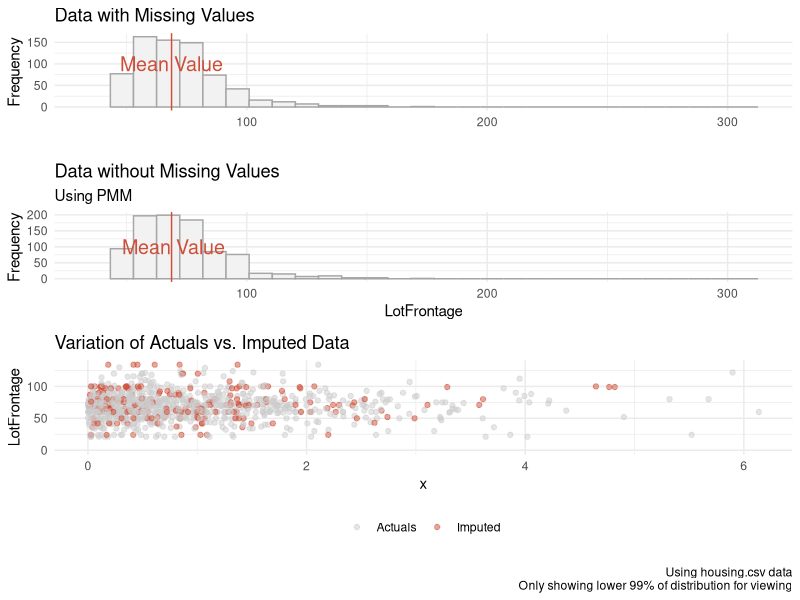
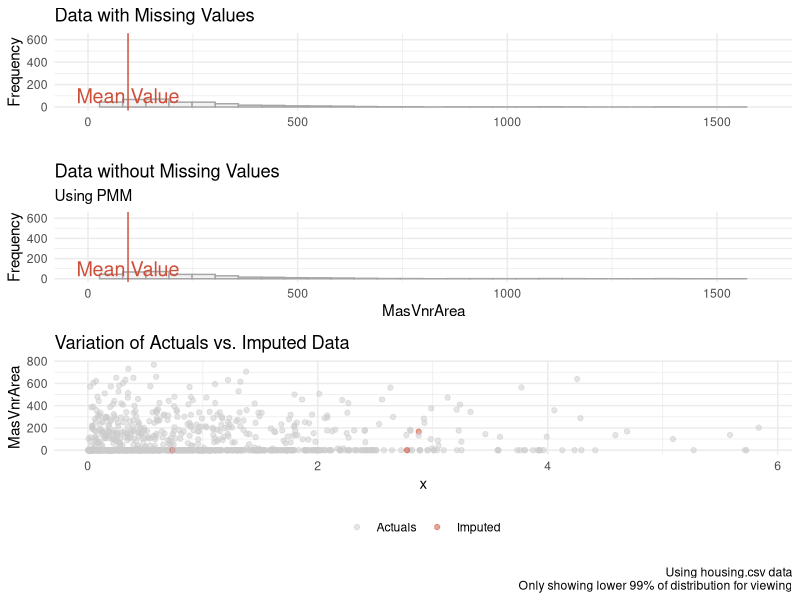
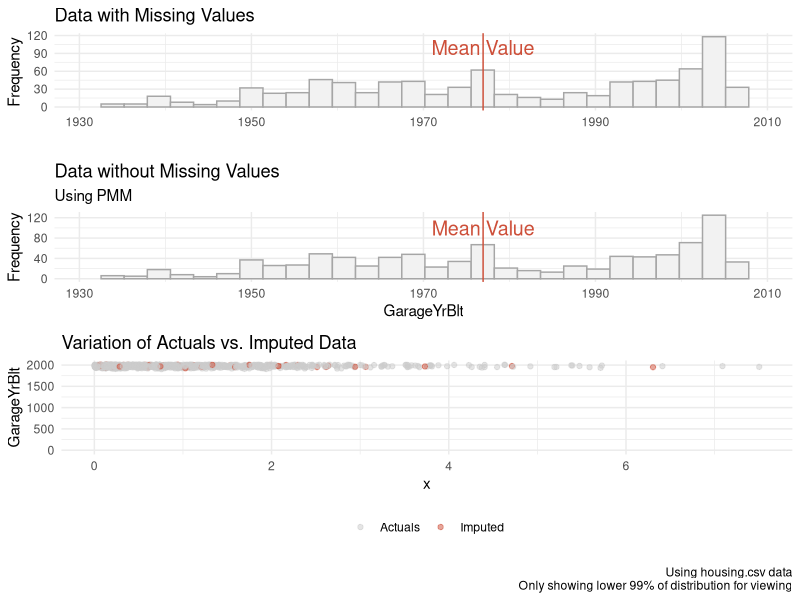

R code for these plots, in order:
## ---- chunk 1
knitr::opts_chunk$set(echo = TRUE)
## ---- chunk 2
# Data Wrangling
library(tidyverse)

# Modeling

# Aesthetics
library(knitr)
library(cowplot)  # multiple ggplots on one plot with plot_grid()
library(scales)
library(kableExtra)
## ---- chunk 3
housingData <- read.csv('housingData.csv')
## ---- chunk 4
housingNumeric <- housingData %>%
  
  #selecting all the numeric data
  dplyr::select_if(is.numeric) %>%
  
  #converting the dataframe to tibble
  as_tibble()
## ---- chunk 5
housingFactor <- housingData %>%
  
  #selecting all the numeric data
  dplyr::select_if(is.character) %>%
  
  #converting the dataframe to tibble
  as_tibble()
## ---- chunk 6
imputeWithPMM <- function(colWithMissingData) {
  
  # Using the mice package
  suppressMessages(library(mice))
  
  # Discover the missing rows
  isMissing <- is.na(colWithMissingData) 
  
  # Create data frame to pass to PMM inputation function from mic package
  df <- data.frame(x       = rexp(length(colWithMissingData)), # meaningless x to help show varation 
                   y       = colWithMissingData, 
                   missing = isMissing)
  
  # imputation by PMM
  df[isMissing, "y"] <- mice.impute.pmm( df$y, 
                                        !df$missing, 
                                         df$x)
  
  return(df$y)
}
## ---- chunk 7
# Note `seeImputation()` function to visualize the imputation from prior homework 4
seeImputation <- function(df, df.meanInputed, 
                          imputationMethod) {
  
  # Min/Max ranges so actual and imputed histograms align
  yMin = quantile(df.meanInputed$y, 0.05)
  yMax = max(df.meanInputed$y)
  
  # Non Altered data -------------------------------------------------
  
  meanVal = mean(df$y, na.rm=T) # mean of the non altered data
  
  # Create the plot
  p1 <- df %>%
    ggplot(aes(x = y)) +
    
    # Histogram
    geom_histogram(color = 'grey65', fill = 'grey95') +
    
    # The mean value line
    geom_vline(xintercept = meanVal, color = 'tomato3') +
    
    # Text associated with mean value
    annotate("text", 
             label = "Mean Value", 
             x = meanVal, y = 100, 
             size = 5, colour = "tomato3" ) +
    
    # Labels
    labs(title = 'Data with Missing Values',
         y     = 'Frequency', 
         x     = '' ) +
    
    xlim(yMin, yMax) + # min and max range of x axis (for equal comparison)
    theme_minimal() # Theme
  
  
  # Imputed data -------------------------------------------------

  meanValImpute = mean(df.meanInputed$y, na.rm=T)
  
  # Create the plot
  p2 <- df.meanInputed %>%
    ggplot(aes(x = y)) +
    
    # Histogram
    geom_histogram(color = 'grey65', fill = 'grey95') +
    
    # The mean value line
    geom_vline(xintercept = meanVal, color = 'tomato3') +
    
    # Text associated with mean value
    annotate("text", 
             label = "Mean Value", 
             x = meanValImpute, y = 100, 
             size = 5, colour = "tomato3" ) +
    
    # Labels
    labs(title = 'Data without Missing Values',
             subtitle = 'Using PMM',
             y = 'Frequency', 
             x = imputationMethod) +
    
    xlim(yMin, yMax) + # min and max range of x axis (for equal comparison)
    theme_minimal() # Theme
  
  # Variation scatter ----------------------------------------------------------
  
  p3 <- df.meanInputed %>% ggplot(aes(x=rexp(length(y)), y=y, color=is.na(df$y))) + 
    
    # Add points
    geom_point(alpha = 0.5) +
    
    # Colors, limits, labels, and themes
    scale_color_manual(values = c('grey80', 'tomato3'),
                       labels = c('Actuals', 'Imputed') ) +
    ylim(0, quantile(df.meanInputed$y, 0.99)) + # lower 99% of dist
    labs(title   = 'Variation of Actuals vs. Imputed Data',
         x       = 'x', 
         y       = imputationMethod,
         caption =paste0('\nUsing housing.csv data',
                         '\nOnly showing lower 99% of distribution for viewing') 
         ) +
    theme_minimal() + theme(legend.position = 'bottom',
                            legend.title    = element_blank())
  
  
  # Combine the plots for the final returned output
  combinedPlots <- plot_grid(p1, p2, p3, 
                             ncol = 1, label_size = 12,
                             rel_heights = c(1, 1.1, 1.75))
  return(combinedPlots)
}
## ---- chunk 8
# Data to store imputed values with PMM method
housingDataImputed <- housingData

# Which columns has NA's?
colNamesWithNulls <- colnames(housingNumeric[ , colSums(is.na(housingNumeric)) != 0])
colNamesWithNulls

numberOfColsWithNulls = length(colNamesWithNulls)


# For each of the numeric columns with null values
for (colWithNullsNum in 1:numberOfColsWithNulls) {
  
  # The name of the column with null values
  nameOfThisColumn <- colNamesWithNulls[colWithNullsNum]
  
  # Get the actual data of the column with nulls
  colWithNulls <- housingData[, nameOfThisColumn]
  
  # Impute the missing values with PMM
  imputedValues <- imputeWithPMM(colWithNulls)
  
  # Now store the data in the original new frame
  housingDataImputed[, nameOfThisColumn] <- imputedValues
  
  
  # Save a visualization of the imputation
  pmmVisual <- seeImputation(data.frame(y = colWithNulls),
                             data.frame(y = imputedValues),
                             nameOfThisColumn )
  
  fileToSave = paste0('OutputPMM/Imputation_With_PMM_', nameOfThisColumn, '.pdf')
  print(paste0('For imputation results of ', nameOfThisColumn, ', see ', fileToSave))
  ggsave(pmmVisual, filename = fileToSave )
}
## ---- chunk 9
